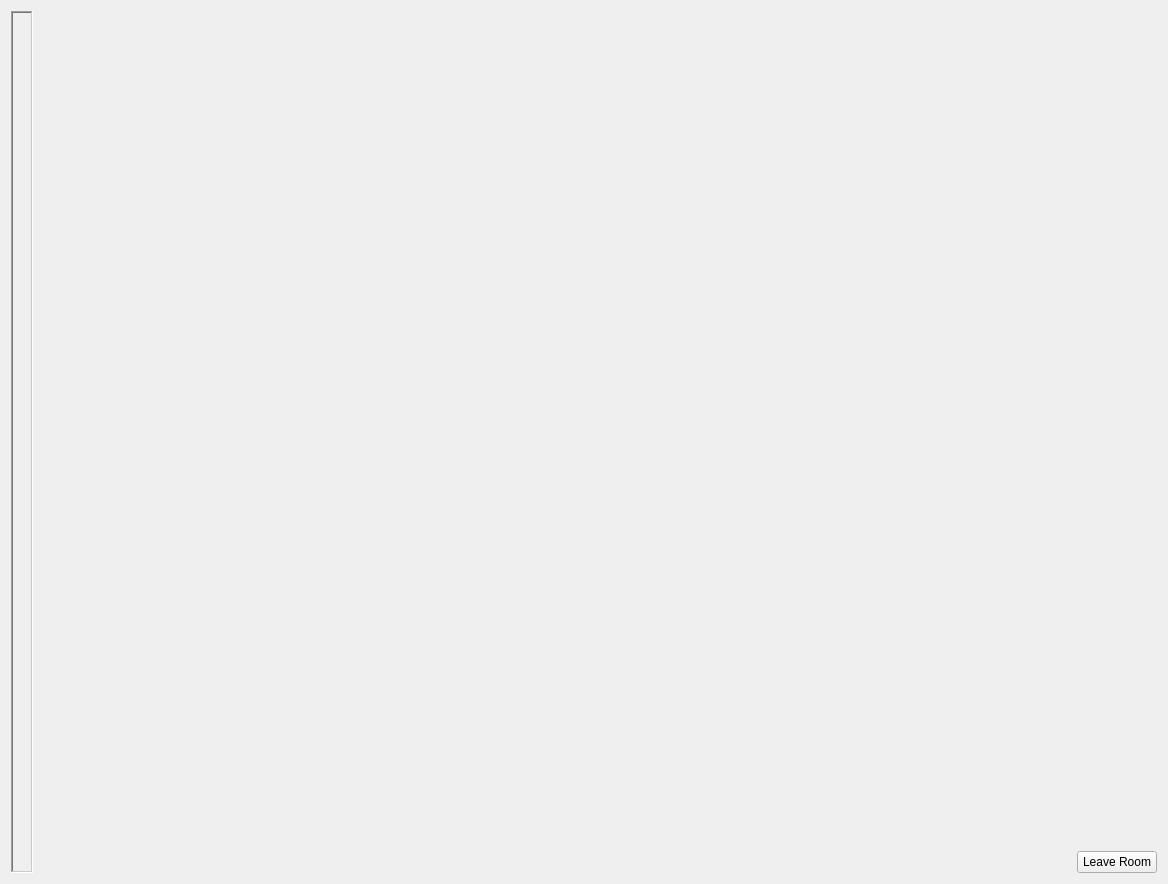
<?xml version="1.0" encoding="UTF-8"?>
<ui version="4.0">
 <class>MatchTab</class>
 <widget class="QWidget" name="MatchTab">
  <property name="geometry">
   <rect>
    <x>0</x>
    <y>0</y>
    <width>1168</width>
    <height>884</height>
   </rect>
  </property>
  <property name="windowTitle">
   <string>Form</string>
  </property>
  <layout class="QHBoxLayout" name="horizontalLayout_2">
   <item>
    <widget class="QFrame" name="boardFrame">
     <property name="frameShape">
      <enum>QFrame::WinPanel</enum>
     </property>
     <property name="frameShadow">
      <enum>QFrame::Sunken</enum>
     </property>
     <layout class="QGridLayout" name="gridLayout_2">
      <item row="0" column="0">
       <widget class="QWidget" name="board" native="true"/>
      </item>
     </layout>
    </widget>
   </item>
   <item>
    <spacer name="horizontalSpacer">
     <property name="orientation">
      <enum>Qt::Horizontal</enum>
     </property>
     <property name="sizeHint" stdset="0">
      <size>
       <width>40</width>
       <height>20</height>
      </size>
     </property>
    </spacer>
   </item>
   <item>
    <layout class="QVBoxLayout" name="verticalLayout">
     <item>
      <widget class="QWidget" name="matchCard" native="true"/>
     </item>
     <item>
      <spacer name="verticalSpacer">
       <property name="orientation">
        <enum>Qt::Vertical</enum>
       </property>
       <property name="sizeHint" stdset="0">
        <size>
         <width>20</width>
         <height>40</height>
        </size>
       </property>
      </spacer>
     </item>
     <item>
      <layout class="QHBoxLayout" name="horizontalLayout">
       <item>
        <widget class="QPushButton" name="leaveRoomButton">
         <property name="text">
          <string>Leave Room</string>
         </property>
        </widget>
       </item>
      </layout>
     </item>
    </layout>
   </item>
  </layout>
 </widget>
 <resources/>
 <connections/>
</ui>
